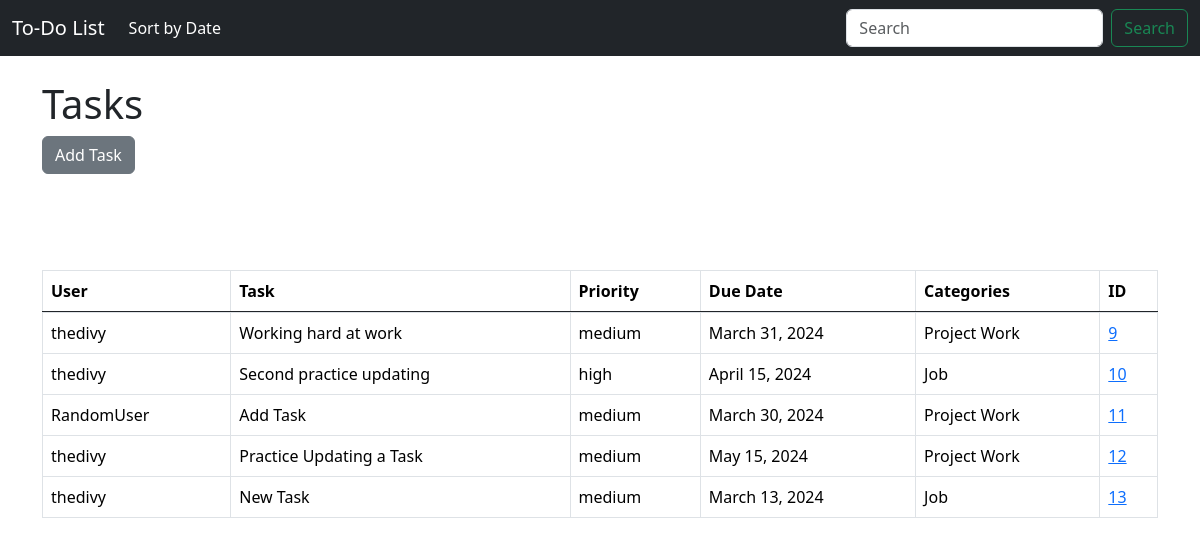
The page /playground/ on the database its author committed.
### playground/models.py (models this page shows, shortened)
class Task(models.Model):
    PRIORITY_CHOICES = [
        ('low', 'Low'),
        ('medium', 'Medium'),
        ('high', 'High'),
    ]
    STATUS_CHOICES = [
        ('pending', 'Pending'),
        ('completed', 'Completed'),
        ('overdue', 'Overdue'),
    ]
    user = models.ForeignKey(User, on_delete=models.CASCADE)
    task_description = models.TextField()
    due_date = models.DateField()
    priority = models.CharField(max_length=10, choices=PRIORITY_CHOICES)
    status = models.CharField(max_length=10, choices=STATUS_CHOICES)
    categories = models.ManyToManyField('Category', related_name='tasks')

class User(models.Model):
    username = models.CharField(max_length=50, unique=True)
    def __str__(self):
        return self.username

class Category(models.Model):
    category_name = models.CharField(max_length=50, unique=True)

### playground/views.py (the view)
# urls.py: 2. Add a URL to urlpatterns:  path('', views.home, name='home')
def home(request):
    tasks = Task.objects.all()
    return render(request, 'home.html', {'tasks':tasks})

### playground/templates/home.html (shortened to what this page needs)
{% extends 'base.html' %}
{% block content %}
<h1>Tasks</h1>
<a href="{% url 'add_task' %}" class="btn btn-secondary">Add Task</a>
<table class="table table-hover table-bordered">
    <thead>
      <tr>
        <th scope="col">User</th>
        <th scope="col">Task</th>
        <th scope="col">Priority</th>
        <th scope="col">Due Date</th>
        <th scope="col">Categories</th>
        <th scope="col">ID</th>
      </tr>
    </thead>
    <tbody class="table-group-divider">
      <tr>
        {% if tasks %}
        {% for task in tasks %}
            <tr>
                <td>{{ task.user }}</td>
                <td>{{ task.task_description }}</td>
                <td>{{ task.priority }}</td>
                <td>{{ task.due_date }}</td>
                <td>
                    {% for category in task.categories.all %}
                        {{ category.category_name }}
                    {% endfor %}
                </td>
                <td><a href="{% url 'task' task.id %}">{{ task.id }}</a></td>
                <br/>
            </tr>
        {% endfor %}
    {% endif %}
    </tr>
</tbody>
</table>
{% endblock %}

### playground/templates/base.html (shortened to what this page needs)
<!doctype html>
<html lang="en">
  <head>
    <link href="https://cdn.jsdelivr.net/npm/bootstrap@5.3.3/dist/css/bootstrap.min.css" rel="stylesheet">
  </head>
  <body>
    {% include 'navbar.html' %}
    <div class="container">
        <br/>
        {% block content %}
        {% endblock%}
    </div>
  </body>
</html>

### playground/templates/navbar.html (shortened to what this page needs)
<nav class="navbar navbar-expand-lg navbar-dark bg-dark">
    <div class="container-fluid">
      <a class="navbar-brand" href="{% url 'home' %}">To-Do List</a>
      <div class="collapse navbar-collapse" id="navbarSupportedContent">
        <ul class="navbar-nav me-auto mb-2 mb-lg-0">
          <li class="nav-item">
            <a class="nav-link active" href="{% url 'view_report' %}" aria-current="page" href="#">Sort by Date</a>
          </li>
        </ul>
        <form class="d-flex" role="search">
          <input class="form-control me-2" type="search" placeholder="Search" aria-label="Search">
          <button class="btn btn-outline-success" type="submit">Search</button>
        </form>
      </div>
    </div>
  </nav>

### rows shown on the page
Task: user "thedivy", task_description "Working hard at work", priority "medium", due_date "March 31, 2024", id "9"
Category: category_name "Project Work"
Task: user "thedivy", task_description "Second practice updating", priority "high", due_date "April 15, 2024", id "10"
Category: category_name "Job"
Task: user "RandomUser", task_description "Add Task", priority "medium", due_date "March 30, 2024", id "11"
Task: user "thedivy", task_description "Practice Updating a Task", priority "medium", due_date "May 15, 2024", id "12"
Task: user "thedivy", task_description "New Task", priority "medium", due_date "March 13, 2024", id "13"
